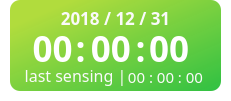
   <widget class="QFrame" name="frame">
    <property name="geometry">
     <rect>
      <x>10</x>
      <y>60</y>
      <width>231</width>
      <height>101</height>
     </rect>
    </property>
    <property name="styleSheet">
     <string notr="true">background:transparent</string>
    </property>
    <property name="frameShape">
     <enum>QFrame::StyledPanel</enum>
    </property>
    <property name="frameShadow">
     <enum>QFrame::Raised</enum>
    </property>
    <widget class="QLabel" name="time_date">
     <property name="geometry">
      <rect>
       <x>30</x>
       <y>2</y>
       <width>171</width>
       <height>31</height>
      </rect>
     </property>
     <property name="font">
      <font>
       <family>나눔스퀘어 Bold</family>
       <pointsize>13</pointsize>
       <weight>75</weight>
       <bold>true</bold>
      </font>
     </property>
     <property name="styleSheet">
      <string notr="true">background:transparent;
color:rgb(250,250,250);
</string>
     </property>
     <property name="text">
      <string>2018 / 12 / 31</string>
     </property>
     <property name="alignment">
      <set>Qt::AlignCenter</set>
     </property>
    </widget>
    <widget class="QLabel" name="time_h">
     <property name="geometry">
      <rect>
       <x>20</x>
       <y>33</y>
       <width>191</width>
       <height>31</height>
      </rect>
     </property>
     <property name="font">
      <font>
       <family>나눔스퀘어 Bold</family>
       <pointsize>26</pointsize>
       <weight>75</weight>
       <bold>true</bold>
      </font>
     </property>
     <property name="styleSheet">
      <string notr="true">color:white</string>
     </property>
     <property name="text">
      <string>00  00  00 </string>
     </property>
     <property name="alignment">
      <set>Qt::AlignCenter</set>
     </property>
    </widget>
    <widget class="QLabel" name="label_28">
     <property name="geometry">
      <rect>
       <x>10</x>
       <y>0</y>
       <width>211</width>
       <height>91</height>
      </rect>
     </property>
     <property name="styleSheet">
      <string notr="true">border : 2px solid rgb(130,255,75);
border:transparent;
background-color:qlineargradient(spread:pad, x1:0.15, y1:0.15, x2:1, y2:1, stop:0 rgba(177, 220, 61, 255), stop:1 rgba(41, 191, 61, 247));
color:white;
border-radius : 10px</string>
     </property>
     <property name="text">
      <string/>
     </property>
    </widget>
    <widget class="QLabel" name="time_h_2">
     <property name="geometry">
      <rect>
       <x>70</x>
       <y>28</y>
       <width>21</width>
       <height>41</height>
      </rect>
     </property>
     <property name="font">
      <font>
       <family>나눔스퀘어라운드 Bold</family>
       <pointsize>26</pointsize>
       <weight>75</weight>
       <bold>true</bold>
      </font>
     </property>
     <property name="styleSheet">
      <string notr="true">color:white</string>
     </property>
     <property name="text">
      <string>:</string>
     </property>
     <property name="alignment">
      <set>Qt::AlignCenter</set>
     </property>
    </widget>
    <widget class="QLabel" name="time_h_3">
     <property name="geometry">
      <rect>
       <x>130</x>
       <y>28</y>
       <width>21</width>
       <height>41</height>
      </rect>
     </property>
     <property name="font">
      <font>
       <family>나눔스퀘어라운드 Bold</family>
       <pointsize>26</pointsize>
       <weight>75</weight>
       <bold>true</bold>
      </font>
     </property>
     <property name="styleSheet">
      <string notr="true">color:white</string>
     </property>
     <property name="text">
      <string>:</string>
     </property>
     <property name="alignment">
      <set>Qt::AlignCenter</set>
     </property>
    </widget>
    <widget class="QLabel" name="time_date_2">
     <property name="geometry">
      <rect>
       <x>20</x>
       <y>60</y>
       <width>111</width>
       <height>31</height>
      </rect>
     </property>
     <property name="font">
      <font>
       <family>나눔바른고딕</family>
       <pointsize>12</pointsize>
       <weight>50</weight>
       <bold>false</bold>
      </font>
     </property>
     <property name="styleSheet">
      <string notr="true">background:transparent;
color:rgb(250,250,250);
</string>
     </property>
     <property name="text">
      <string>last sensing |</string>
     </property>
     <property name="alignment">
      <set>Qt::AlignCenter</set>
     </property>
    </widget>
    <widget class="QLabel" name="time_date_3">
     <property name="geometry">
      <rect>
       <x>110</x>
       <y>61</y>
       <width>111</width>
       <height>31</height>
      </rect>
     </property>
     <property name="font">
      <font>
       <family>나눔바른고딕</family>
       <pointsize>11</pointsize>
       <weight>50</weight>
       <bold>false</bold>
      </font>
     </property>
     <property name="styleSheet">
      <string notr="true">background:transparent;
color:rgb(250,250,250);
</string>
     </property>
     <property name="text">
      <string>00 : 00 : 00</string>
     </property>
     <property name="alignment">
      <set>Qt::AlignCenter</set>
     </property>
    </widget>
    <zorder>label_28</zorder>
    <zorder>time_date</zorder>
    <zorder>time_h</zorder>
    <zorder>time_h_2</zorder>
    <zorder>time_h_3</zorder>
    <zorder>time_date_2</zorder>
    <zorder>time_date_3</zorder>
   </widget>
